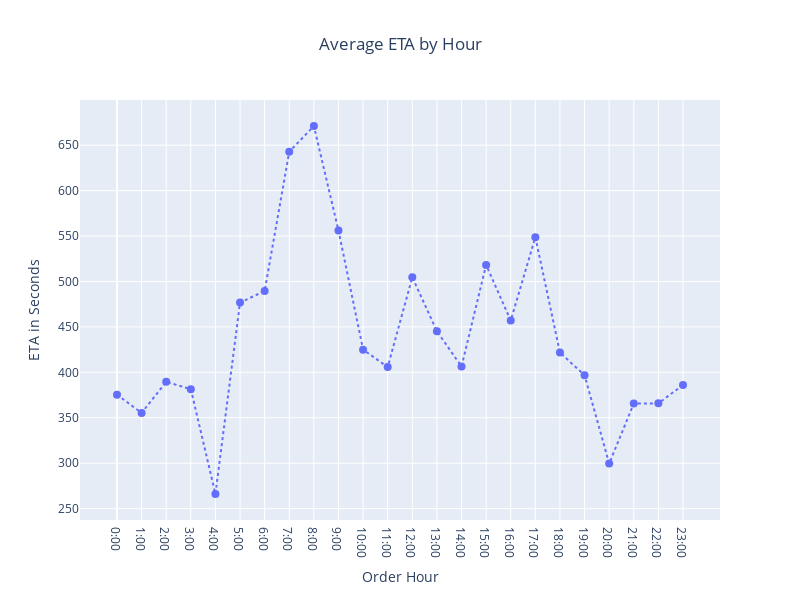

Notebook source saved alongside this figure:
### Markdown cell above
Interpretation:
   - A value of -0.11881 indicates a weak negative correlation. This means that as `order_hour` increases (i.e., later in the day), there is a very slight tendency for the `ETA` to decrease, but the relationship is weak.
   - A correlation close to 0 (like in this case) suggests that the relationship between these two variables is not strong, meaning there isn't much linear dependence between `order_hour` and `ETA`.

### Code cell
average_eta = df.groupby('order_hour')['ETA'].mean().reset_index()

average_eta_fig = go.Figure()

average_eta_fig.add_trace(go.Scatter
                            (x=average_eta['order_hour'],
                             y=average_eta['ETA'],
                             mode='lines+markers',
                             marker=dict(size=8),
                             line=dict(width=2, dash='dot')
                            ))

average_eta_fig.update_layout(title='Average ETA by Hour',
                              title_x=0.5,
                              xaxis_title='Order Hour',
                              yaxis_title='ETA in Seconds',
                              width=800,
                              height=600)

average_eta_fig.update_xaxes(
    tickvals=np.arange(0, 24, 1),  # Set the x-axis values to show every hour
    ticktext=[f"{hour}:00" for hour in np.arange(0, 24, 1)]  # Format the x-axis values as "hour:00"
)

average_eta_fig.show()

### Figure 1 — Plotly figure (JSON) as saved in the notebook; plotly's stock layout.template omitted (floating-point values rounded to 4 significant figures)
{"data": [{"line": {"dash": "dot", "width": 2}, "marker": {"size": 8}, "mode": "lines+markers", "type": "scatter", "x": [0, 1, 2, 3, 4, 5, 6, 7, 8, 9, 10, 11, 12, 13, 14, 15, 16, 17, 18, 19, 20, 21, 22, 23], "y": [375.4, 355.3, 389.6, 381.5, 266.1, 476.8, 489.5, 642.7, 671.1, 556.1, 425.0, 405.8, 504.7, 445.2, 406.4, 518.2, 457.0, 548.7, 421.7, 396.9, 299.6, 365.6, 365.9, 386.1]}], "layout": {"height": 600, "title": {"text": "Average ETA by Hour", "x": 0.5}, "width": 800, "xaxis": {"ticktext": ["0:00", "1:00", "2:00", "3:00", "4:00", "5:00", "6:00", "7:00", "8:00", "9:00", "10:00", "11:00", "12:00", "13:00", "14:00", "15:00", "16:00", "17:00", "18:00", "19:00", "20:00", "21:00", "22:00", "23:00"], "tickvals": [0, 1, 2, 3, 4, 5, 6, 7, 8, 9, 10, 11, 12, 13, 14, 15, 16, 17, 18, 19, 20, 21, 22, 23], "title": {"text": "Order Hour"}}, "yaxis": {"title": {"text": "ETA in Seconds"}}}}
